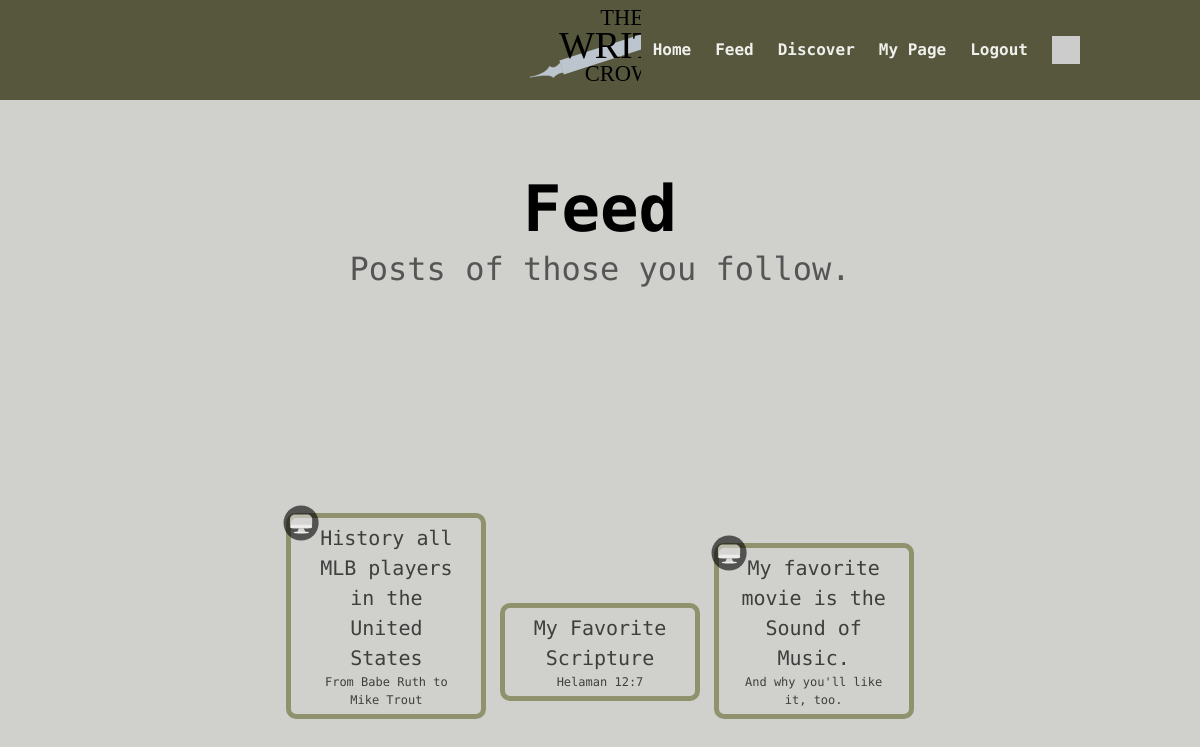
/feed (signed in), run on the app's committed database.
### project/models.py (models this page shows, shortened)
class Post(UserMixin, db.Model):
    id = db.Column(db.Integer, primary_key=True, nullable=False)
    title = db.Column(db.String(10), nullable=False)
    subtitle = db.Column(db.String(32), nullable=False)
    body = db.Column(db.Text, nullable=False)
    timestamp = db.Column(db.DateTime, default=datetime.utcnow, nullable=False)
    wordcount = db.Column(db.Integer)
    user_id = db.Column(db.Integer, db.ForeignKey('user.id'))
    category = db.Column(db.String(12))

### project/main.py (the view)
@main.route('/feed')
def feed():
    page = request.args.get('page', 1, type=int)
    posts = current_user.followed_posts().paginate(page=page, per_page=POSTS_PER_PAGE, error_out=False)
    next_url = url_for('main.feed', page=posts.next_num) \
        if posts.has_next else None
    prev_url = url_for('main.feed', page=posts.prev_num) \
        if posts.has_prev else None
    return render_template('feed.html', title='Home', user=current_user,
                           posts=posts.items, plen=len(posts.items), next_url=next_url,
                           prev_url=prev_url)

### project/__init__.py (called while the page is built)
def create_app():
    app = Flask(__name__)
    app.config['SECRET_KEY'] = 'cd0a241e-ab61-49a1-ab75-db2e933a6a79'
    app.config['SQLALCHEMY_DATABASE_URI'] = 'sqlite:///db.sqlite'
    db.init_app(app)
    login_manager = LoginManager()
    login_manager.login_view = 'auth.login'
    login_manager.init_app(app)
    from .models import User
    @login_manager.user_loader
    def load_user(user_id):
        return User.query.get(int(user_id))
    from .auth import auth as auth_blueprint
    app.register_blueprint(auth_blueprint)
    from .main import main as main_blueprint
    app.register_blueprint(main_blueprint)
    return app

### project/models.py (called while the page is built)
    def followed_posts(self):
        return Post.query.join(
            followers, (followers.c.followed_id == Post.user_id)).filter(
                followers.c.follower_id == self.id).order_by(
                    Post.timestamp.desc())

    def avatar(self, size):
        digest = md5(self.email.lower().encode('utf-8')).hexdigest()
        return 'https://www.gravatar.com/avatar/{}?d=identicon&s={}'.format(
            digest, size)

### project/templates/feed.html (shortened to what this page needs)
{% extends "base.html" %}
{% block content %}
    <h1 class="title" style="color:black;font-size:4em;">
      Feed
    </h1>
    <h2 class="subtitle" style="color:#555;font-size:2em;">
      Posts of those you follow.
    </h2>
    <br><br><br><br><br><br><br><br>
    {% for i in range(plen) %}
      {% include '_post.html' %}
    {% endfor %}
{% endblock %}

### project/templates/_post.html (shortened to what this page needs)
<a class="post" href="{{ url_for('main.post_page',p=posts[i].id) }}">
    <table>
        <tr style="font-size: 1.25em;">
            <td><h2>{{ posts[i].title }}</h1></td>
        </tr>
        <tr style="font-size: 0.75em;">
            <td><h1>{{ posts[i].subtitle }}</h1></td>
        </tr>
        {% if posts[i].category=='bio' %}
            <img class="cat-ico" src="{{ url_for('static', filename='bw_icons/bio.svg') }}"/>
        {% endif %}
        {% if posts[i].category=='blog' %}
            <img class="cat-ico" src="{{ url_for('static', filename='bw_icons/blog.svg') }}"/>
        {% endif %}
    </table>
</a>

### data on the page
Post: title "History all MLB players in the United States", subtitle "From Babe Ruth to Mike Trout"
Post: title "My Favorite Scripture", subtitle "Helaman 12:7"
Post: title "My favorite movie is the Sound of Music.", subtitle "And why you'll like it, too."
